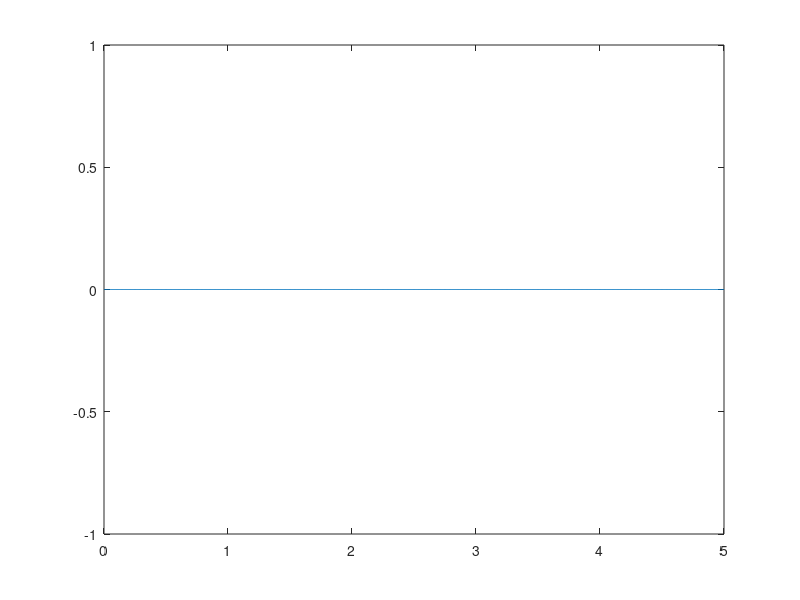

Reproduce this figure in MATLAB. (Note: this script raises an error after producing the figure.)
%pointload Bending Moment and Shear force diagrams
prompt = 'What is the length of the beam?';
Length = input(prompt);
prompt = 'Howmany Pointloads are acting on a structure?';
noofloads = input(prompt);
formatSpec = 'Please add the value of point load no %d';
pl = zeros(1,noofloads);
l = zeros(1,noofloads);
n = 0;

while n < noofloads
    n = n+1;
    str = sprintf(formatSpec,n);
    prompt = str;
    pl(n) = input(prompt);
    display(pl(n));
    string = sprintf('Please add distance of the application of load no %d .',n);
    prompt = string;
    l(n) = input(prompt);
    display(l(n));
end

Vb = 0;
for c = 1:noofloads
    Vb = Vb + pl(1,c)*l(1,c);
end
Vb = Vb/Length;
Totalload = 0;
for z = 1:noofloads
    Totalload = Totalload + pl(1,z);
end
Va = Totalload - Vb;
delta_x = Length/1000;
x = (0:delta_x:Length)';
N = size(x,1);
V = zeros(N,1);
M = V;
for S = 1:N
    V(S) = Va;
    M(S) = Va * x(S);
    for v = 1:noofloads
        if(x(S) >= l(1,v))
            V(S) = V(S) - pl(1,v);
            M(S) = M(S) - pl(1,v)*(x(S) - l(1,v));
        end
    end
end
plot(x,M)
%deflection curve computing
E = xlsread('E.xlsx');
[m,n] = size(E);
for S=1:N
    M(S) = M(S);
    for w = 1:m
        if(x(S)>=E(w,2))
            M(S) = M(S)/E(w,1);
        end
        if(x(S)>=E(w,3))
            M(S) = M(S)*E(w,1);
        end
    end
end
widthb = xlsread('widthb.xlsx');
[m,n] = size(widthb);
for S = 1:N
    M(S) = M(S);
    for b = 1:m
        if(x(S)>=widthb(b,3))
            M(S) = M(S)*(widthb(b,4)-widthb(b,3))/((widthb(b,2)-widthb(b,1))*(x(S)-widthb(b,3))+widthb(b,1)*(widthb(b,4)-widthb(b,3)));
        end
        if(x(S)>=widthb(b,4))
            M(S) = M(S)*((widthb(b,2)-widthb(b,1))*(x(S)-widthb(b,3))+widthb(b,1)*(widthb(b,4)-widthb(b,3)))/(widthb(b,4)-widthb(b,3));
        end
    end
end
depthd = xlsread('depthd.xlsx');
[m,n] = size(depthd);
for S = 1:N
    M(S) = M(S);
    for d = 1:m
        if(x(S)>=depthd(d,3))
            M(S) = M(S)/(((depthd(d,2)-depthd(d,1))*(x(S)-depthd(d,3))/(depthd(d,4)-depthd(d,3)))+depthd(d,1))^3;
        end
        if(x(S)>=depthd(d,4))
            M(S) = M(S)*(((depthd(d,2)-depthd(d,1))*(x(S)-depthd(d,3))/(depthd(d,4)-depthd(d,3)))+depthd(d,1))^3;
        end
    end
end
M = 12*M;
cVa = 0;
cVb = 0;
for S = 1:N
    cVa = cVa + M(S)*(Length - x(S));
    cVb = cVb + M(S)*x(S);
end
cV = zeros(N,1);

for S=1:N
    cV(S) = cVa;
    for g = 1:S
        cV(S) = cVa - M(S)*delta_x;
    end
end
plot(cV,x)